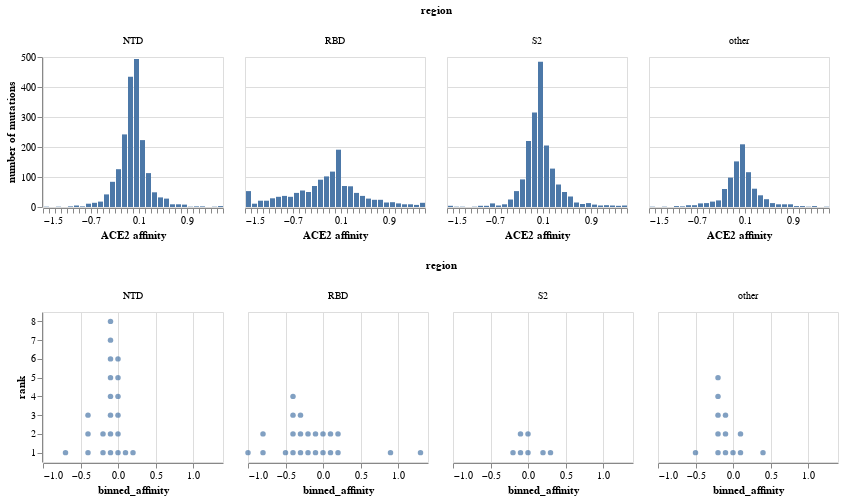

Notebook cell for this chart:
### Code cell
clade_count_slider = alt.param(
    value=init_min_clade_count,
    bind=alt.binding_range(
        name="minimum clades with new occurrence of mutation",
        min=1,
        step=1,
        max=min(10, mut_counts["count"].max()),
    ),
)

wilkinson_dot_plot = (
    alt.Chart(
        mut_counts
        .rename(columns={"ACE2 affinity": "affinity"})
        .query("affinity.notnull()")
    )
    .transform_filter(alt.datum["cell entry"] >= cell_entry_slider)
    .transform_filter(alt.datum["count"] >= clade_count_slider)
    .transform_calculate(
        affinity_clipped=alt.expr.min(
            alt.expr.max(alt.datum["ACE2 affinity"], affinity_lower_slider),
            affinity_upper_slider,
        ),
    )
    .transform_bin(
        "binned_affinity",
        field="affinity",
        bin=alt.BinParams(step=affinity_bin_width),
    )
    .transform_window(
        rank="rank()",
        groupby=["binned_affinity", "region"],
    )
    .encode(
        x=alt.X("binned_affinity:Q"),
        tooltip=[
            "mutation",
            alt.Tooltip("count", title="clade count"),
            alt.Tooltip("affinity", title="ACE2 affinity"),
        ],
        y=alt.Y("rank:O", sort="descending"),
        column="region",
    )
    .mark_circle()
    .properties(width=180, height=150)
    .add_params(
        cell_entry_slider,
        affinity_lower_slider,
        affinity_upper_slider,
        clade_count_slider,
    )
)

chart = (
    (density_hist &  wilkinson_dot_plot)
)

chart

### Figure 1 — Vega-Lite specification as saved in the notebook (floating-point values rounded to 4 significant figures; data arrays with more than 128 entries replaced by an {"elided": "..."} marker saying what was removed)
{"config": {"view": {"continuousWidth": 300, "continuousHeight": 300}}, "vconcat": [{"data": {"name": "data-22cc5368fafce6b5a32d75af79a0b5ec"}, "mark": {"type": "bar"}, "encoding": {"column": {"field": "region", "type": "nominal"}, "x": {"bin": {"step": 0.1}, "field": "affinity_clipped", "scale": {"nice": false}, "title": "ACE2 affinity", "type": "quantitative"}, "y": {"aggregate": "count", "title": "number of mutations", "type": "quantitative"}}, "height": 150, "transform": [{"filter": "(datum['cell entry'] >= param_53)"}, {"calculate": "min(max(datum['ACE2 affinity'],param_54),param_55)", "as": "affinity_clipped"}], "width": 180}, {"data": {"name": "data-49a39a8218f8a4acc3faf3a502ce297a"}, "mark": {"type": "circle"}, "encoding": {"column": {"field": "region", "type": "nominal"}, "tooltip": [{"field": "mutation", "type": "nominal"}, {"field": "count", "title": "clade count", "type": "quantitative"}, {"field": "affinity", "title": "ACE2 affinity", "type": "quantitative"}], "x": {"field": "binned_affinity", "type": "quantitative"}, "y": {"field": "rank", "sort": "descending", "type": "ordinal"}}, "height": 150, "transform": [{"filter": "(datum['cell entry'] >= param_53)"}, {"filter": "(datum['count'] >= param_56)"}, {"calculate": "min(max(datum['ACE2 affinity'],param_54),param_55)", "as": "affinity_clipped"}, {"bin": {"step": 0.1}, "field": "affinity", "as": "binned_affinity"}, {"window": [{"op": "rank", "field": "", "as": "rank"}], "groupby": ["binned_affinity", "region"]}], "width": 180}], "params": [{"name": "param_53", "bind": {"input": "range", "max": 0, "min": -6.619, "name": "minimum cell_entry"}, "value": -1.5}, {"name": "param_54", "bind": {"input": "range", "max": 0, "min": -3.726, "name": "clip ACE2 affinity at this lower bound"}, "value": -1.5}, {"name": "param_55", "bind": {"input": "range", "max": 4.013, "min": 0, "name": "clip ACE2 affinity at this upper bound"}, "value": 1.5}, {"name": "param_56", "bind": {"input": "range", "max": 10, "min": 1, "name": "minimum clades with new occurrence of mutation", "step": 1}, "value": 2}], "$schema": "https://vega.github.io/schema/vega-lite/v5.8.0.json", "datasets": {"data-22cc5368fafce6b5a32d75af79a0b5ec": {"elided": "7206 records"}, "data-49a39a8218f8a4acc3faf3a502ce297a": {"elided": "216 records"}}}
